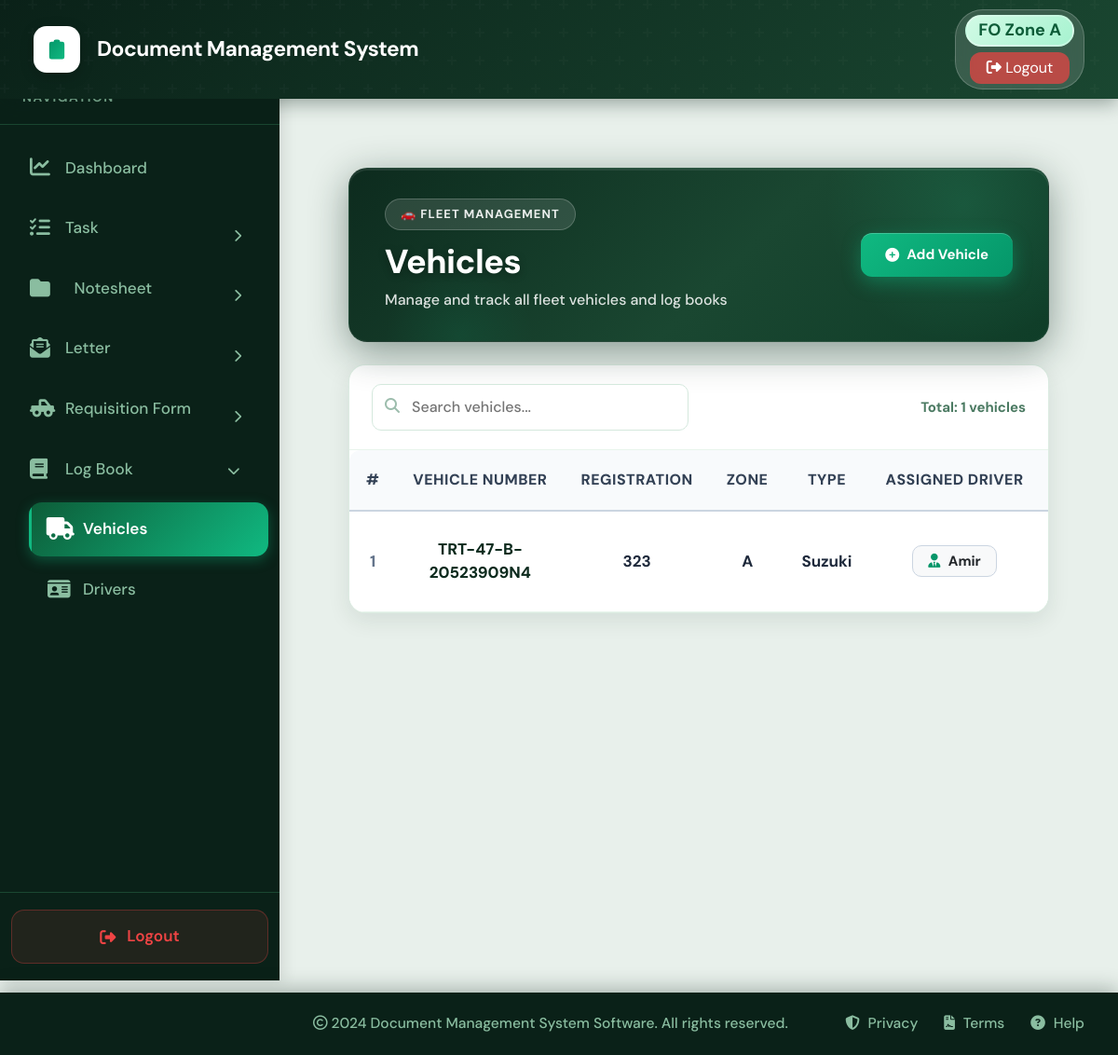
Screenshot of /logbook/vehicles/ (signed in) with the database file from the repository.
### logbook/models.py (models this page shows, shortened)
class Vehicle(models.Model):
    STATUS_CHOICES = (
        ("Active", "Active"),
        ("Maintenance", "Maintenance"),
        ("Inactive", "Inactive"),
    )
    vehicle_number = models.CharField(
        max_length=50,
        unique=True
    )
    registration_number = models.CharField(
        max_length=100,
        blank=True,
        null=True
    )
    zone = models.CharField(
        max_length=100,
        blank=True,
        null=True
    )
    vehicle_type = models.CharField(
        max_length=100,
        blank=True,
        null=True
    )
    current_meter_reading = models.PositiveIntegerField(
        default=0
    )
    status = models.CharField(
        max_length=30,
        choices=STATUS_CHOICES,
        default="Active"
    )
    driver = models.ForeignKey(
        'Driver',
        on_delete=models.SET_NULL,
        null=True,
        blank=True,
        related_name="assigned_vehicles"
    )
    created_by = models.ForeignKey(
        User,
        on_delete=models.SET_NULL,
        null=True,
        blank=True,
        related_name="created_vehicles"
    )
    created_at = models.DateTimeField(
        auto_now_add=True
    )
    updated_at = models.DateTimeField(
        auto_now=True
    )
    class Meta:
        ordering = ["vehicle_number"]
        verbose_name = "Vehicle"
        verbose_name_plural = "Vehicles"

class Driver(models.Model):
    name = models.CharField(
        max_length=150
    )
    mobile = models.CharField(
        max_length=30,
        blank=True,
        null=True
    )
    cnic = models.CharField(
        max_length=30,
        blank=True,
        null=True
    )
    vehicle = models.ForeignKey(
        Vehicle,
        on_delete=models.SET_NULL,
        null=True,
        blank=True,
        related_name="drivers"
    )
    is_active = models.BooleanField(
        default=True
    )
    created_by = models.ForeignKey(
        User,
        on_delete=models.SET_NULL,
        null=True,
        blank=True,
        related_name="created_drivers"
    )
    created_at = models.DateTimeField(
        auto_now_add=True
    )

### logbook/views.py (the view)
# urls.py: path('vehicles/', views.vehicle_list, name='vehicle_list'),
@login_required
def vehicle_list(request):
    if request.user.username in ['CEO', 'Fleet_Manager', 'Manager_Admin'] or (hasattr(request.user, 'profile') and request.user.profile.role in ['CEO', 'Manager', 'GM', 'PS']):
        vehicles = Vehicle.objects.select_related('driver').all().order_by('vehicle_number')
    else:
        vehicles = Vehicle.objects.select_related('driver').filter(created_by=request.user).order_by('vehicle_number')
    return render(request, "logbook/vehicle_list.html", {
        "vehicles": vehicles,
        "is_manager": is_manager(request.user),
    })

### core/context_processors.py (called while the page is built)
def unread_notesheets(request):
    if request.user.is_authenticated:
        notesheets_count = Notesheet.objects.filter(
            current_holder=request.user,
            is_seen=False
        ).count()
        return {
            'unread_notesheets_count': notesheets_count,
        }
    return {
        'unread_notesheets_count': 0,
    }

def notifications_processor(request):
    if request.user.is_authenticated:
        unread_notifications = Notification.objects.filter(recipient=request.user, is_read=False)[:5]
        unread_count = Notification.objects.filter(recipient=request.user, is_read=False).count()
        return {
            'unread_notifications': unread_notifications,
            'unread_notifications_count': unread_count
        }
    return {}

### logbook/views.py (called while the page is built)
def is_manager(user):
    return (
        (hasattr(user, 'profile') and user.profile.role == 'Manager')
        or user.username in ['Fleet_Manager', 'Manager_Admin']
    )

### logbook/templates/logbook/vehicle_list.html (shortened to what this page needs)
{% extends "base.html" %}
{% block content %}
<div style="background: #e8f0eb; min-height: 100vh; padding: 2rem;">
    <div style="
        background: linear-gradient(135deg, #0d2b1e 0%, #1a4731 55%, #0f3d28 100%);
        border-radius: 20px;
        padding: 32px 38px;
        margin-bottom: 24px;
        box-shadow: 0 10px 40px rgba(13,43,30,0.45), 0 2px 0 rgba(255,255,255,0.08) inset;
        position: relative;
        overflow: hidden;
        display: flex;
        justify-content: space-between;
        align-items: center;
        border: 1px solid rgba(255,255,255,0.08);
    ">
        <div
            style="position:absolute;top:-60%;right:-8%;width:300px;height:300px;background:radial-gradient(circle,rgba(52,211,153,0.15) 0%,transparent 70%);border-radius:50%;pointer-events:none;">
        </div>
        <div
            style="position:absolute;bottom:-40%;left:5%;width:160px;height:160px;background:radial-gradient(circle,rgba(16,185,129,0.1) 0%,transparent 70%);border-radius:50%;pointer-events:none;">
        </div>
        <div style="position:relative;z-index:1;">
            <span
                style="background:rgba(255,255,255,0.12);border:1px solid rgba(255,255,255,0.2);color:rgba(255,255,255,0.9);font-size:13px;font-weight:700;padding:6px 16px;border-radius:20px;text-transform:uppercase;letter-spacing:1px;display:inline-block;margin-bottom:12px;">
                🚗 Fleet Management
            </span>
            <h2
                style="color:white;font-size:36px;font-weight:800;margin:0 0 8px 0;letter-spacing:-0.5px;text-shadow:0 2px 8px rgba(0,0,0,0.3);">
                Vehicles</h2>
            <p style="color:rgba(255,255,255,0.85);font-size:16px;margin:0;font-weight:500;">Manage and track all
                fleet vehicles and log books</p>
        </div>
        {% if not is_manager %}
        <a href="{% url 'vehicle_create' %}" class="btn-create">
            <i class="fas fa-plus-circle"></i> Add Vehicle
        </a>
        {% endif %}
    </div>
    <div
        style="background:white;border-radius:18px;overflow:hidden;box-shadow:0 8px 24px rgba(13,43,30,0.09),0 1px 0 rgba(255,255,255,0.8) inset;border:1px solid rgba(212,232,219,0.8);">
        <div
            style="padding:20px 24px;border-bottom:1px solid #e8f4ec;display:flex;justify-content:space-between;align-items:center;">
            <div style="position:relative;width:340px;">
                <i class="fas fa-search" style="position:absolute;left:14px;top:15px;color:#9dbdad;font-size:16px;"></i>
                <input type="text" id="searchInput" placeholder="Search vehicles..."
                    style="width:100%;padding:12px 14px 12px 42px;border:1px solid #d4e8dd;border-radius:10px;outline:none;font-size:16px;font-weight:500;">
            </div>
            <div style="color:#4b7a62;font-size:15px;font-weight:700;" id="fileCountText">Total: {{ vehicles|length }}
                vehicles</div>
        </div>
        <div class="table-responsive">
            <table class="table files-table mb-0 text-center table-borderless" id="vehicleTable">
                <thead>
                    <tr>
                        <th style="border-top-left-radius: 12px; width: 5%;">#</th>
                        <th>Vehicle Number</th>
                        <th>Registration</th>
                        <th>Zone</th>
                        <th>Type</th>
                        <th>Assigned Driver</th>
                        <th>Status</th>
                    </tr>
                </thead>
                <tbody id="vehicleTableBody">
                    {% for vehicle in vehicles %}
                    <tr class="file-row">
                        <td style="color:#64748b; font-weight:800; font-size:17px;">{{ forloop.counter }}</td>
                        <td style="color:#0d2b1e; font-weight:800; font-size:20px;">{{ vehicle.vehicle_number }}</td>
                        <td style="font-weight:700; font-size:17px; color:#1e293b;">{{ vehicle.registration_number|default:"-" }}</td>
                        <td style="font-weight:700; font-size:17px; color:#1e293b;">{{ vehicle.zone|default:"-" }}</td>
                        <td style="font-weight:700; font-size:17px; color:#1e293b;">{{ vehicle.vehicle_type|default:"-" }}</td>
                        <td>
                            {% if vehicle.driver %}
                                <span class="badge bg-light text-dark" style="border:1.5px solid #cbd5e1; padding:8px 16px; border-radius:10px; font-weight:700; font-size:15px;">
                                    <i class="fas fa-user-tie me-1" style="color:#059669;"></i> {{ vehicle.driver.name }}
                                </span>
                            {% elif vehicle.drivers.first %}
                                <span class="badge bg-light text-dark" style="border:1.5px solid #cbd5e1; padding:8px 16px; border-radius:10px; font-weight:700; font-size:15px;">
                                    <i class="fas fa-user-tie me-1" style="color:#059669;"></i> {{ vehicle.drivers.first.name }}
                                </span>
                            {% else %}
                                <span class="text-muted" style="font-style:italic; font-size:15px; font-weight:500;">Unassigned</span>
                            {% endif %}
                        </td>
                        <td>
                        </td>
                    </tr>
                    {% endfor %}
                </tbody>
            </table>
        </div>
    </div>
</div>
{% endblock %}

### core/templates/base.html (style rules this page uses)
:root { --primary-color: #10b981; --primary-dark: #059669; --primary-light: #34d399; --secondary-color: #1a4731; --dark-bg: #0d2b1e; --sidebar-bg: #0a2118; --hover-bg: #1a4731; --text-light: #8abda0; --text-dark: #0d2b1e; --border-color: #1a4731; --success: #10b981; --warning: #f59e0b; --danger: #ef4444; --info: #06b6d4; }
* { margin: 0; padding: 0; box-sizing: border-box; }
html { font-size: 19px; }
body { font-family: 'DM Sans', -apple-system, BlinkMacSystemFont, 'Segoe UI', sans-serif; background-color: #e8f0eb; min-height: 100vh; display: flex; flex-direction: column; font-size: 1rem; }

### logbook/templates/logbook/vehicle_list.html (style rules this page uses)
.files-table thead th { background: #f8fafc; color: #334155; font-size: 16px !important; font-weight: 800; text-transform: uppercase; letter-spacing: 0.5px; padding: 20px 18px; border-bottom: 2px solid #cbd5e1; white-space: nowrap; }
.files-table tbody tr { border-bottom: 1px solid #e8f4ec; transition: background 0.15s; }
.files-table tbody td { padding: 22px 18px; vertical-align: middle; font-size: 17px !important; font-weight: 600; color: #1e293b; }
.btn-create { position:relative;z-index:1; background: linear-gradient(135deg, #10b981 0%, #059669 100%); color: white; text-decoration: none; padding: 12px 26px; border-radius: 12px; font-weight: 700; font-size: 15px; display: inline-flex; align-items: center; gap: 8px; box-shadow: 0 6px 20px rgba(16,185,129,0.4), 0 1px 0 rgba(255,255,255,0.2) inset; white-space: nowrap; transition: all 0.2s; }

### rows the page displays
Vehicle: vehicle_number "TRT-47-B-20523909N4", registration_number "323", zone "A", vehicle_type "Suzuki", driver.name "Amir"

### other values shown
{{ vehicles|length }} "1"
